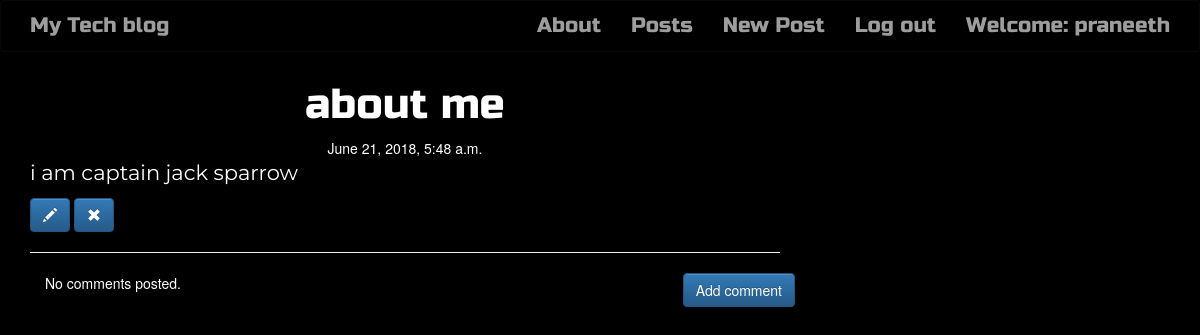
The page /post/5 (signed in) on the database its author committed.
### blog/models.py (models this page shows, shortened)
class Post(models.Model):
    author = models.CharField(max_length=255)
    title = models.CharField(max_length=1000)
    text = models.TextField()
    created_date = models.DateTimeField(default=timezone.now)
    published_date = models.DateTimeField(blank=True, null=True)

### blog/views.py (the view)
# urls.py: url(r'^post/(?P<pk>\d+)$', views.PostDetailView.as_view(), name='post_detail'),
class PostDetailView(DetailView):
    model = Post

### blog/templates/blog/post_detail.html
{% extends 'blog/base.html' %}
{% block content %}
        <h1 class='posttitle loader'>{{ post.title }}</h1>
        {% if post.published_date %}
            <div class="date postdate">
                {{ post.published_date }}
            </div>
        {% else %}
            <a class="btn btn-default" href="{% url 'post_publish' pk=post.pk %}">Publish</a>
        {% endif %}
      <p class='postcontent' >{{ post.text|safe|linebreaksbr }}</p>
      {% if user.is_staff  %}
          <a class="btn btn-primary" href="{% url 'post_edit' pk=post.pk %}"><span class="glyphicon glyphicon-pencil"></span></a>
          <a class="btn btn-primary" href="{% url 'post_remove' pk=post.pk %}"><span class="glyphicon glyphicon-remove"></span></a>
      {% endif %}
  <hr>
  <a class="btn btn-primary btn-comment" href="{% url 'add_comment_to_post' pk=post.pk %}">Add comment</a>
  <div class="container">
  {% for comment in post.comments.all %}
  <br>
      {% if user.is_authenticated %}
              {{ comment.created_date }}
          <p>{{ comment.text|safe|linebreaks }}</p>
          <p>Posted by: <strong>{{ comment.author }}</strong></p>
      {% endif %}
      {% empty %}
      <p>No comments posted.</p>
  {% endfor %}
</div>
{% endblock %}

### blog/templates/blog/base.html (shortened to what this page needs)
<!DOCTYPE html>
{% load staticfiles %}
<html>
    <head>
        <link rel="stylesheet" href="https://maxcdn.bootstrapcdn.com/bootstrap/3.3.7/css/bootstrap.min.css">
        <link rel="stylesheet" href="https://maxcdn.bootstrapcdn.com/bootstrap/3.3.7/css/bootstrap-theme.min.css">
        <link rel="stylesheet" href="//cdn.jsdelivr.net/medium-editor/latest/css/medium-editor.min.css" type="text/css" media="screen" charset="utf-8">
        <link rel="stylesheet" href="{% static 'css/blog.css' %}">
<body class='loader'>
  <nav class="navbar navbar-inverse techfont custom-navbar" id="prime">
    <div class="container">
      <ul class="nav navbar-nav">
        <li><a class='navbar-brand bigbrand' href="{% url 'index' %}">My Tech blog</a></li>
      </ul>
      <ul class="nav navbar-nav navbar-right">
         <li><a href="{% url 'about'%}">About</a></li>
        {% if user.is_authenticated %}
        <li>
           <a href="{% url 'post_list' %}">Posts</a>
        </li>
      {% if user.is_staff %}
        <li>
          <a href="{% url 'post_new' %}" >New Post</a>
        </li>
          {% endif %}
        <li>
          <a href="{% url 'accounts:logout' %}" >Log out</a>
        </li>
        <li>
          <a >Welcome: {{ user.username }}</a>
        </li>
          {% else %}
          <li><a class='nav navbar-right' href="{% url 'accounts:login' %}" ><span class="glyphicon glyphicon-user"></span>Login</a></li>
        {% endif %}
      </ul>
  </div>
</nav>
        <div class="content container">
            <div class="row">
                <div class="col-md-8">
                  <div class="blog_posts">
                    {% block content %}
                    {% endblock %}
                  </div>
                </div>
            </div>
        </div>
</body>
</html>

### blog/static/css/blog.css (style rules this page uses)
.techfont { font-family: 'Russo One', sans-serif; font-size: 1.5em; margin-bottom: 10px; background: #000; }
.postdate { text-align: center; }
.posttitle { font-family: 'Russo One', sans-serif; font-size: 3em; text-align: center; }
.postcontent { font-family: 'Montserrat'; font-size: 1.5em; }
.btn-comment { position: absolute; right: 0px; }
.bigbrand { font-size: 1em; }
body { background-color: black; color:white; }

### rows shown on the page
Post: title "about me", published_date "June 21, 2018, 5:48 a.m.", text "i am captain jack sparrow"

### other values the page prints
{{ user.username }} "praneeth"
